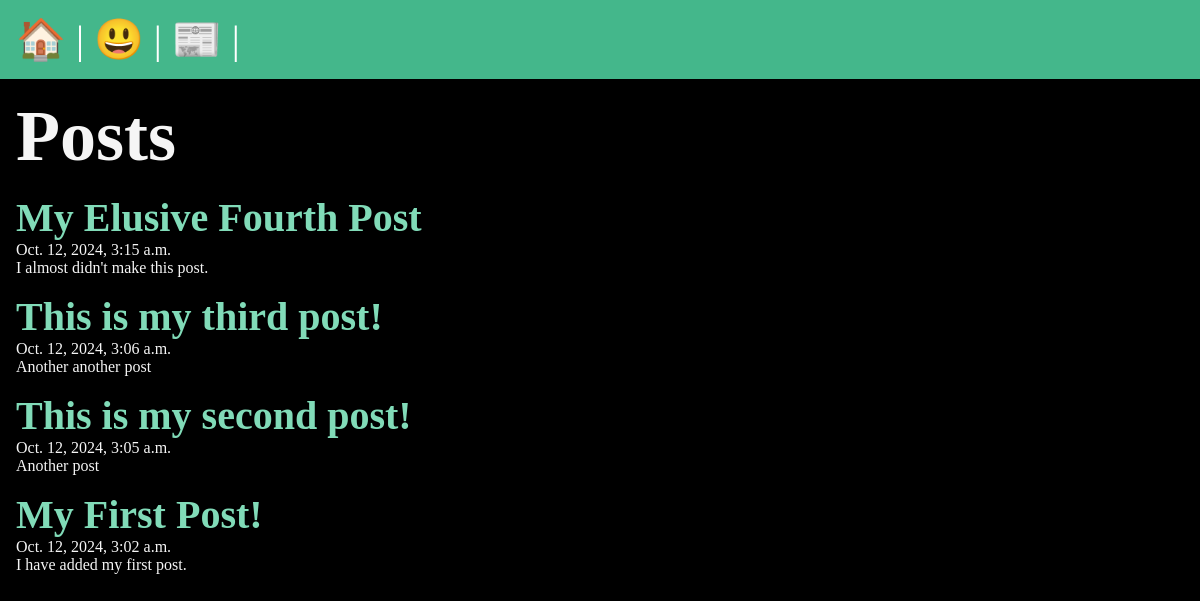
The app's page /posts/, older data.
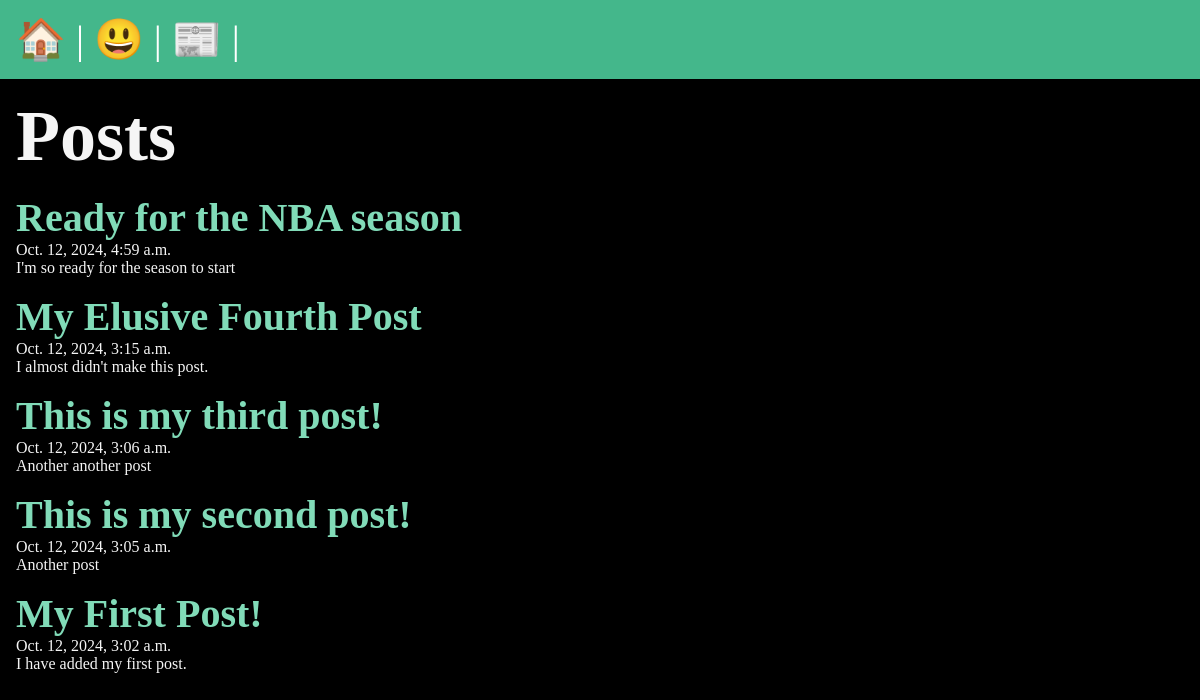
The same page, newer data.
### posts/models.py (models this page shows, shortened)
class Post(models.Model):
    title = models.CharField(max_length=75)
    body = models.TextField()
    slug = models.SlugField()
    date = models.DateTimeField(auto_now_add=True)
    banner = models.ImageField(default='fallback.png', blank=True)

### posts/views.py (the view)
# urls.py: path('', views.posts_list, name="list"),
def posts_list(request):
    posts = Post.objects.all().order_by('-date')
    return render(request, 'posts/posts_list.html', { 'posts': posts })

### posts/templates/posts/posts_list.html (shortened to what this page needs)
{% extends "layout.html" %}
{% block content %}
<section>
    <h1>Posts</h1>
    {% for post in posts %}
        <article class="post">
            <h2>
                <a href="{% url 'posts:page' slug=post.slug %}">
                    {{ post.title }}
                </a>
            </h2>
            <p>{{ post.date }}</p>
            <p>{{ post.body }}</p>
        </article>
    {% endfor %}
</section>
{% endblock %}

### templates/layout.html (shortened to what this page needs)
<!DOCTYPE html>
{% load static %}
<html lang="en">
  <head>
    <link rel="stylesheet" href="{% static 'css/style.css' %}" />
  </head>
  <body>
    <nav>
      <a href="/">
        <span role="img" aria-label="Home">🏠</span>
      </a> |
      <a href="/about">
        <span role="img" aria-label="About">😃</span>
      </a> |
      <a href="{% url 'posts:list' %}">
        <span role="img" aria-label="Post List">📰</span>
      </a> |
    </nav>
    <main>{% block content %} {% endblock %}</main>
  </body>
</html>

### static/css/style.css (style rules this page uses)
* { margin: 0; padding: 0; box-sizing: border-box; }
body { min-height: 100vh; background-color: black; color: whitesmoke; font-size: 3rem; }
nav { padding: 1rem; background-color: #44B78B; color: white; font-size: 2.5rem; }
main { padding: 1rem; }
section { display: flex; flex-flow: column; gap: 1rem; }
h2 { font-size: 2.5rem; }
p { font-size: 1rem; }
a { text-decoration: none; color: #81dbb8; }

Row changes from the older to the newer data that the page shows:
added Post: title "Ready for the NBA season", date "Oct. 12, 2024, 4:59 a.m.", body "I'm so ready for the season to start"
